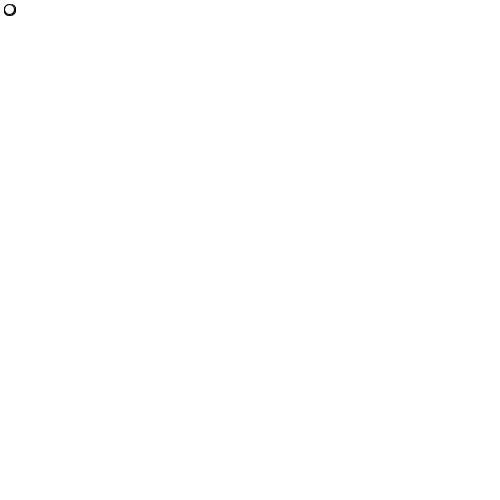
Frame 1 (no input)
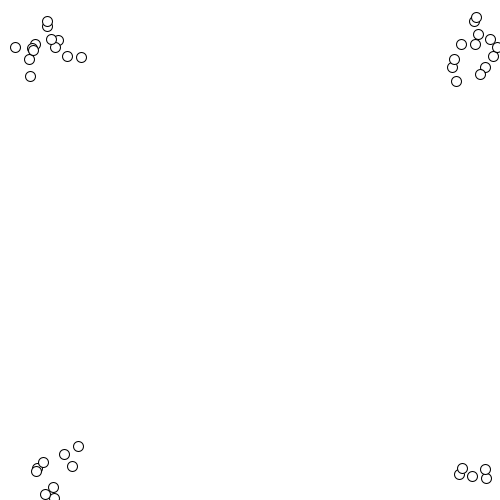
Frame 60 (the mouse pressed at the canvas centre just before this capture)
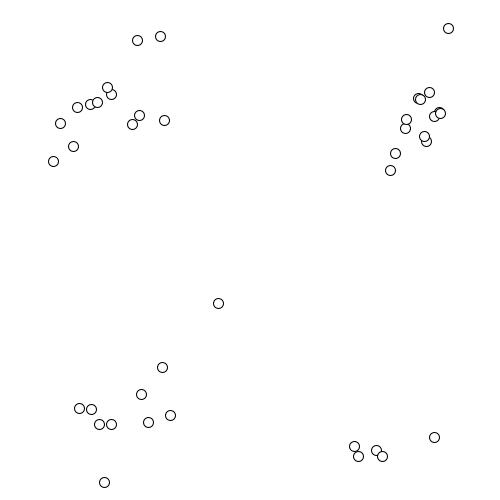
Frame 120 (the mouse held since frame 60 and released just before this capture)

The Processing sketch that drew these frames (run headless with seeded random() and noise(); from frame 60 on, the mouse is pressed at the canvas centre):

// Processing sketch: processing_123167
// ── processing_123167.pde

Flock flock1, flock2, flock3, flock4;

void setup() {
  size(500, 500);
  flock1 = new Flock();
  flock2 = new Flock();
  flock3 = new Flock();
  flock4 = new Flock();
  // Add an initial set of boids into the system
  for (int i = 0; i < 10; i++) {
    flock1.addBoid(new Boid(0, 0));
    flock2.addBoid(new Boid(0, 500));
    flock3.addBoid(new Boid(500, 0));
    flock4.addBoid(new Boid(500, 500));
  }
}

void draw() {
  background(255);
  flock1.run();
  flock2.run();
  flock3.run();
  flock4.run();
}

// Add a new boid into the System
void mousePressed() {
  flock1.addBoid(new Boid(mouseX, mouseY));
}



// The Boid class

class Boid {

  PVector location, velocity, acceleration;
  float r;
  float maxforce;    // Maximum steering force
  float maxspeed;    // Maximum speed

    Boid(float x, float y) {
    acceleration = new PVector(0, 0);

    // This is a new PVector method not yet implemented in JS
    // velocity = PVector.random2D();

    // Leaving the code temporarily this way so that this example runs in JS
    float angle = random(TWO_PI);
    velocity = new PVector(cos(angle), sin(angle));

    location = new PVector(x, y);
    r = 2.0;
    maxspeed = 2;
    maxforce = 0.03;
  }

  void run(ArrayList<Boid> boids) {
    flock(boids);
    update();
    borders();
    render();
  }

  void applyForce(PVector force) {
    // We could add mass here if we want A = F / M
    acceleration.add(force);
  }

  // We accumulate a new acceleration each time based on three rules
  void flock(ArrayList<Boid> boids) {
    PVector sep = separate(boids);   // Separation
    PVector ali = align(boids);      // Alignment
    PVector coh = cohesion(boids);   // Cohesion
    // Arbitrarily weight these forces
    sep.mult(1.5);
    ali.mult(1.0);
    coh.mult(1.0);
    // Add the force vectors to acceleration
    applyForce(sep);
    applyForce(ali);
    applyForce(coh);
  }

  // Method to update location
  void update() {
    // Update velocity
    velocity.add(acceleration);
    // Limit speed
    velocity.limit(maxspeed);
    location.add(velocity);
    // Reset accelertion to 0 each cycle
    acceleration.mult(0);
  }

  // A method that calculates and applies a steering force towards a target
  // STEER = DESIRED MINUS VELOCITY
  PVector seek(PVector target) {
    PVector desired = PVector.sub(target, location);  // A vector pointing from the location to the target
    // Scale to maximum speed
    desired.normalize();
    desired.mult(maxspeed);

    // Above two lines of code below could be condensed with new PVector setMag() method
    // Not using this method until Processing.js catches up
    // desired.setMag(maxspeed);

    // Steering = Desired minus Velocity
    PVector steer = PVector.sub(desired, velocity);
    steer.limit(maxforce);  // Limit to maximum steering force
    return steer;
  }

  void render() {
    // Draw a triangle rotated in the direction of velocity
    float theta = velocity.heading2D() + radians(90);
    // heading2D() above is now heading() but leaving old syntax until Processing.js catches up

    //fill(200, 100);
    stroke(0);
    pushMatrix();
    translate(location.x, location.y);
    ellipse(10, 10, 10, 10);
    fill(255);  
    /*
    rotate(theta);
     beginShape(TRIANGLES);
     vertex(0, -r*2);
     vertex(-r, r*2);
     vertex(r, r*2);
     endShape();
     */
    popMatrix();
  }


  // Wraparound
  void borders() {
    if (location.x < -r) location.x = width+r;
    if (location.y < -r) location.y = height+r;
    if (location.x > width+r) location.x = -r;
    if (location.y > height+r) location.y = -r;
  }

  // Separation
  // Method checks for nearby boids and steers away
  PVector separate (ArrayList<Boid> boids) {
    float desiredseparation = 25.0f;
    PVector steer = new PVector(0, 0, 0);
    int count = 0;
    // For every boid in the system, check if it's too close
    for (Boid other : boids) {
      float d = PVector.dist(location, other.location);
      // If the distance is greater than 0 and less than an arbitrary amount (0 when you are yourself)
      if ((d > 0) && (d < desiredseparation)) {
        // Calculate vector pointing away from neighbor
        PVector diff = PVector.sub(location, other.location);
        diff.normalize();
        diff.div(d);        // Weight by distance
        steer.add(diff);
        count++;            // Keep track of how many
      }
    }
    // Average -- divide by how many
    if (count > 0) {
      steer.div((float)count);
    }

    // As long as the vector is greater than 0
    if (steer.mag() > 0) {
      // First two lines of code below could be condensed with new PVector setMag() method
      // Not using this method until Processing.js catches up
      // steer.setMag(maxspeed);

      // Implement Reynolds: Steering = Desired - Velocity
      steer.normalize();
      steer.mult(maxspeed);
      steer.sub(velocity);
      steer.limit(maxforce);
    }
    return steer;
  }

  // Alignment
  // For every nearby boid in the system, calculate the average velocity
  PVector align (ArrayList<Boid> boids) {
    float neighbordist = 50;
    PVector sum = new PVector(0, 0);
    int count = 0;
    for (Boid other : boids) {
      float d = PVector.dist(location, other.location);
      if ((d > 0) && (d < neighbordist)) {
        sum.add(other.velocity);
        count++;
      }
    }
    if (count > 0) {
      sum.div((float)count);
      // First two lines of code below could be condensed with new PVector setMag() method
      // Not using this method until Processing.js catches up
      // sum.setMag(maxspeed);

      // Implement Reynolds: Steering = Desired - Velocity
      sum.normalize();
      sum.mult(maxspeed);
      PVector steer = PVector.sub(sum, velocity);
      steer.limit(maxforce);
      return steer;
    } 
    else {
      return new PVector(0, 0);
    }
  }

  // Cohesion
  // For the average location (i.e. center) of all nearby boids, calculate steering vector towards that location
  PVector cohesion (ArrayList<Boid> boids) {
    float neighbordist = 50;
    PVector sum = new PVector(0, 0);   // Start with empty vector to accumulate all locations
    int count = 0;
    for (Boid other : boids) {
      float d = PVector.dist(location, other.location);
      if ((d > 0) && (d < neighbordist)) {
        sum.add(other.location); // Add location
        count++;
      }
    }
    if (count > 0) {
      sum.div(count);
      return seek(sum);  // Steer towards the location
    } 
    else {
      return new PVector(0, 0);
    }
  }
}

// The Flock (a list of Boid objects)

class Flock {
  ArrayList<Boid> boids; // An ArrayList for all the boids

    Flock() {
    boids = new ArrayList<Boid>(); // Initialize the ArrayList
  }

  void run() {
    for (Boid b : boids) {
      b.run(boids);  // Passing the entire list of boids to each boid individually
    }
  }

  void addBoid(Boid b) {
    boids.add(b);
  }
}
